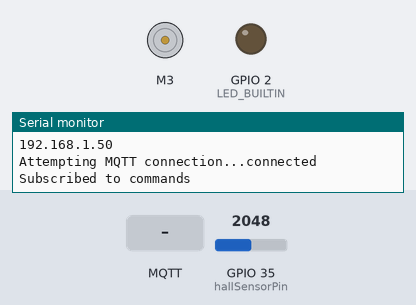
Bench run of a sketch on a simulated ESP32. On the bench: DC motor (green arrow = forward, orange = backward, longer = faster), output pins drawn as LEDs (lit = HIGH), the last lines printed to the serial monitor. The test bench sets the inputs (shaded band); at power-on: GPIO 35 (hallSensorPin) = 2048. WiFi joins after 1.5 s; servers stay silent unless stated; random numbers use the default seed unless the sketch sets one; no MQTT or app messages arrive unless stated.

Above: at 2.7 s.
2.8 s: MQTT message "forward" arrives on the first subscribed topic
4.3 s: MQTT message "go" arrives on the first subscribed topic
5.8 s: MQTT message "on" arrives on the first subscribed topic
At 7.0 s:
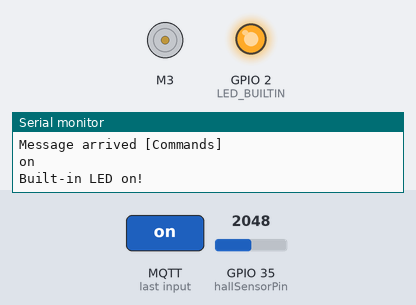
7.3 s: MQTT message "go" arrives on the first subscribed topic
Timing chart, 0 to 9.8 s (numbered marks = the images above; inputs shaded):
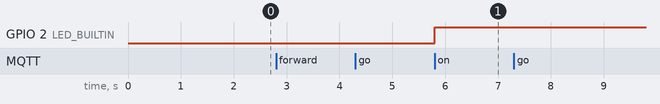

Measured:
- after the input at 5.8 s, GPIO 2 (LED_BUILTIN): LOW → HIGH at once

The sketch:

Robot_Controller_V2.5.ino
```cpp
// Adafruit MQTT Library - Version: Latest
// PubSubClient - Version: Latest
// WiFi - Version: Latest
// SPI - Version: Latest

//VERSION 2.5
//This version has no delays!

/*Welcome to the Arduino code for the Hibotics Project! All code here is attributed to both
 * Tony Mauro and Nathaniel Shalev, but may be edited for whatever purpose you need.
 * Please credit us for any project you use this code for. Enjoy!
 *
 * The goal of this code is to connect the Arduino to Wi-Fi and control it through a
 * phone app. We decided to use MQTT to connect the phone app MQTT Dashboard to Arduino.
 * We use an Arduino Mega board with a Wi-Fi shield to connect to Wi-Fi,
 * in addition to various libraries.
 *
 * Your first step here is to download all the correct libraries. Some of them
 * are already downloaded as a preset and others are from GitHub.
 * Here is where you can find each library:
 *
 * Note: All of the libraries below are already installed in Arduino. All you have to do is go to the library manager and
 * search for them. Install them. The only one you have to install from GitHub is AFMotor.
 *
 * Adafruit MQTT (both libraries are in here): https://github.com/adafruit/Adafruit_MQTT_Library
 * WiFi stuff: https://github.com/arduino/wifishield/tree/master/libraries/WiFi
 * SPI: Built-in. Go to Library Manager under Sketch.
 * PubSubClient: https://github.com/arduino/pubsubclient
 * Adafruit Motor Shield Library (AFMotor): https://github.com/adafruit/Adafruit-Motor-Shield-library
 *
 * Before running the code, please be sure to select the right board and import all
 * correct libraries.
 * Then, make a Cloud MQTT account and create a server. Go to the details of the
 * server and have it handy for future steps.
 *
 * From there, download MQTT Dashboard from the Play Store. It is free and takes very little time to set up.
 *
 * For MQTT stuff, here is the API (methods and whatnot) documentation:
 * https://pubsubclient.knolleary.net/api.html
*/

//LIBRARIES:

#include <SPI.h>
#include <WiFi.h>
#include <PubSubClient.h>
#include <AFMotor.h>
#include <Adafruit_MQTT.h>
#include <Adafruit_MQTT_Client.h>

//Define all lights, motors, and other devices:

#define CHASSIS5P0V1

#ifdef CHASSIS5P0V1
AF_DCMotor driveMotor(3, MOTOR12_64KHZ); //For chassis version 5.0V1
#endif

#define LED_BLUE 13

#define HALL_MARKER_SAMPLE_INTERVAL 10  //ms
#define MOTOR_MOVE_TIME HALL_MARKER_SAMPLE_INTERVAL*200 //ms - MUST BE AN MULTIPLE OF HALL_MARKER_SAMPLE_INTERVAL

// TO DO: ******** NEED TO HAVE A LOWER THRESHOLD FOR OTHER POLARITY OF MAGNET!!!!!!!! (will be lower)  **********
#define HALL_DETECT_THRESHOLD 500

//Configure drive motor for 4.0V1 chassis or 5.0V1 chassis

#ifdef CHASSIS4P0V1
AF_DCMotor driveMotor(1, MOTOR12_64KHZ);//For chassis version 4.0V1
#endif

//Variables here are the actual topic and payload, but are defined as soon as callback gets a message.
String globalPayload;
String globalTopic;

//Timer variables!
unsigned long previousMillis = 0;
unsigned long currentMillis, globalTime;
bool expired; //1 = yes, 0 = no

//Timer function (Why? Because delay() stops all code, but this will let things run simultaneously):
//I used the BlinkWithoutDelay Example to make this function.

void startTimer(unsigned long tim){ //Run this in place of delay() basically
     globalTime = tim;
     previousMillis = currentMillis;
     expired = 0; //Start timer
}

bool moving = 0; //1 = yes, 0 = no ; This is used for the timer and the motor to see if the motor is moving
String moveComm;
void stopTimer(){ //Done in void loop() so that the timer stops on the right time stamp
if ((expired == 0)&&(currentMillis- previousMillis >= globalTime)){ //Once the timer goes off
       //Reset timer
       previousMillis = currentMillis;
       globalTime = 0;
       expired = 1;
       if (moving ==1){
        globalPayload = "stop";
       }
}
}

//DEFINE WI-FI INFORMATION (insert different information, if that applies to you):

char ssid[] = "guest-SDUHSD"; //  your network SSID (name)
char pass[] = "guest-SDUHSD";    // your network password (use for WPA, or use as key for WEP)
int keyIndex = 0;            // your network key Index number (needed only for WEP)

//This part is important. Remember the Cloud MQTT server? Paste the given URL below:

String mqtt_server = "m15.cloudmqtt.com:14269";

//The stuff below sets up the Wi-Fi connection. Leave it alone unless you absolutely know what you are doing!

int status = WL_IDLE_STATUS;
long lastMsg = 0;
char msg[50];
int value = 0;

// Setup the MQTT client class by passing in the WiFi client and MQTT server and login details.

WiFiClient wifiClient;
PubSubClient client(wifiClient);

//This method sets the Wi-Fi connection up. Have the Serial open when it runs!

void setup_wifi(){
  Serial.println();
  Serial.print("Connecting to ");
  Serial.println(ssid);
//Actually connects to Wi-Fi:
  WiFi.begin(ssid, pass);
  startTimer(500);
  while (WiFi.status() != WL_CONNECTED) {
    currentMillis = millis();
    if (expired ==1){
      Serial.print(".");
      startTimer(500);
    }
  }
  randomSeed(micros());
  Serial.println("");
  Serial.println("WiFi connected");
  Serial.println("IP address: ");
  Serial.println(WiFi.localIP());
}

//Reconnect to Wi-Fi if you disconnect:

void reconnect() {
  // Loop until we're reconnected
  while (!client.connected()) {
    Serial.print("Attempting MQTT connection...");
    // Create a random client ID
    String clientId = "Arduino-";
    clientId += String(random(0xffff), HEX);
    // Attempt to connect
    if (client.connect("Arduino","tycbgiep","ReFQCY-W0gtG")) {
      Serial.println("connected");
      // Once connected, publish an announcement...
      client.publish("Output", "hello Arduino");
      // ... and resubscribe
      client.subscribe("Commands");
      Serial.println("Subscribed to commands");
    } else {
      Serial.print("failed, rc=");
      Serial.print(client.state());
      Serial.println(" try again in 5 seconds");
      // Wait 5 seconds before retrying
      startTimer(5000);
    }
  }
}

// Method to check a string to see if it is numeric

bool isNumeric(String str){
for(byte i=0;i<str.length();i++)
{
if(isDigit(str.charAt(i))) return true;
}
return false;
}

//Hall effect sensor variables
int  hallSensorPin  =  A7;    // Hall effect analog input pin
int  hallSensorValue =  0;    // hall effect variable
///Setup bools so know what direction last traveled when detected Hall marker
//TODO:  make this persistent over power cycles
bool foundHallMarkerOnFwdMove = false;
bool foundHallMarkerOnRevMove = false;

//MESSAGE RECEPTION:

void callback(char* topic, byte* payload, unsigned int length) {
  globalPayload = "";
  globalTopic = "";
  //Tells you information about the message:
  Serial.print("Received message length: ");
  Serial.println(length);
  Serial.print("Message arrived [");
  Serial.print(topic);
  Serial.println("] ");
  //The for loop below builds the message into a list of characters:
  for (int i = 0; i < length; i++) {
    globalPayload += (char)payload[i];
  }
  globalTopic = topic; //Saves the topic globally
  Serial.println(globalPayload);
  } //End the callback function here!


void execute(String function){
 if(function.substring(0)=="forward"||function.substring(0)=="backward" ||
 isNumeric(function.substring(0))|| function.substring(0)=="go" || function.substring(0)=="stop"){
 moveComm = function;
 moveMotor(moveComm);
 moveComm= "";
 }
 if(globalTopic.substring(0)=="Commands"){
      if (function != ""){ //I may need to change the conditions
      LED(function);
      //toMarker(function);
      readHall(function);
      }else {
      }
 }
}
void LED(String msg) {
  if(msg.substring(0)=="off"){
      digitalWrite(LED_BUILTIN, LOW);
     Serial.println("Built-in LED off!");
    } else if(msg.substring(0)=="on"){
      digitalWrite(LED_BUILTIN, HIGH);
     Serial.println("Built-in LED on!");
    }
    globalPayload = "";
}

//Setup variables for motor

String direct;
//The moving variable was declared earlier to be used for stopTimer()

//Move the motor!

void moveMotor(String msg)
{
  driveMotor.setSpeed(255);
  if(msg.substring(0)=="forward"){
      direct = "forward";
      Serial.println("Motor will move forward!");
      driveMotor.run(RELEASE);
      moving = 0;
    }else if(msg.substring(0)=="backward"){
      direct = "backward";
      Serial.println("Motor will move backward!");
      driveMotor.run(RELEASE);
      moving = 0;
    }
    else if (isNumeric(msg.substring(0)))
    {
      globalTime = msg.toFloat() * 1000;
      Serial.println("Time set to "+ msg + " seconds!");
      driveMotor.run(RELEASE);
      moving = 0;
    }
    else if (msg.substring(0)=="go"){
      if (direct == "forward")
      {
        driveMotor.run(FORWARD);
        Serial.println("Moving forward!");
      }else if (direct == "backward"){
        driveMotor.run(BACKWARD);
        Serial.println("Moving backward!");
      }
      startTimer(globalTime);
      moving = 1;
      moveComm = "";
      globalPayload = "";
  } else if (msg.substring(0)=="stop"){
     if (moving == 1){
      driveMotor.run(RELEASE);
     Serial.println("Motor stopped!");
     moving = 0;
     client.publish("Commands", "stop");
     } else {
      client.publish("Commands", "");
     }
  }
    globalPayload = "";
}

//Just reads the Hall marker value

void readHall(String msg){
if (msg.substring(0)=="sense"){
hallSensorValue = analogRead(hallSensorPin);
Serial.print("Hall value (loop): ");  Serial.println(hallSensorValue);
}
}

//Sets stuff up when you run the code:

void setup() {
  Serial.begin(115200);
  //Define all pins HERE!!!
  pinMode(LED_BUILTIN, OUTPUT);
  setup_wifi();
  //Write in your URL here as shown, and put in the PIN thing in the second argument:
  client.setServer("m15.cloudmqtt.com", 14269);
  //Runs the callback stuff:
  client.setCallback(callback);
}

void loop() {
currentMillis = millis();
//Reconnects to Wi-Fi if you lose connection:
  if (!client.connected()) {
    reconnect();
  }
  hallSensorValue =  analogRead(hallSensorPin);
  execute(globalPayload);
  stopTimer();
  //Serial.print("Hall value (loop): ");  Serial.println(hallSensorValue);
//Keeps scanning for new information:
client.loop();
}
```
